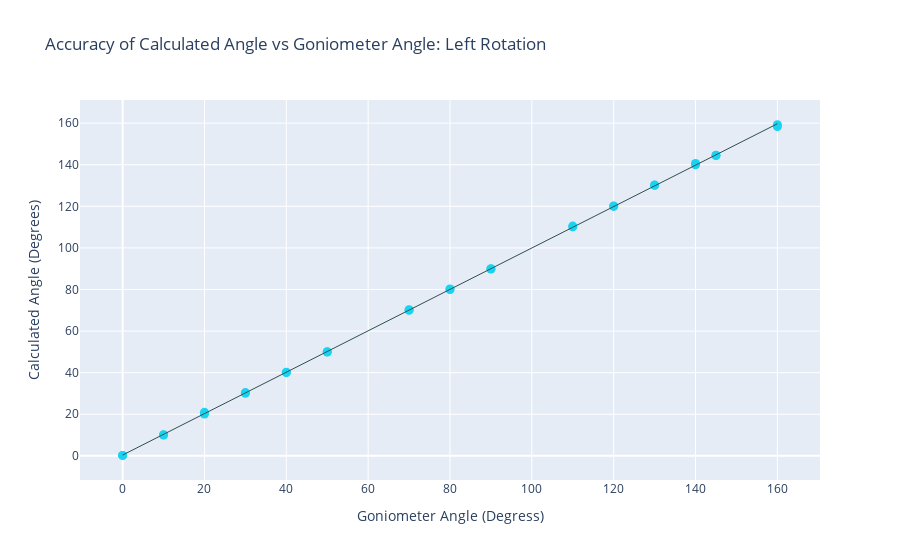

Here is the notebook cell this chart was saved with:
### Code cell
#Plot the results as a scatter plot with the line of best fit
fig = px.scatter(left_df, x="Goniometer", y="Calculated", trendline="ols", title="Accuracy of Calculated Angle vs Goniometer Angle: Left Rotation",
                labels={"Goniometer": "Goniometer Angle (Degress)", "Calculated": "Calculated Angle (Degrees)"})
fig.update_traces(marker=dict(size=9, color="#19D3F3"),selector=dict(mode='markers'))
fig.update_traces(line=dict(width=1, color="DarkSlateGrey"))
fig.update
fig.show()

### Figure 1 — Plotly figure (JSON) as saved in the notebook; plotly's stock layout.template omitted (floating-point values rounded to 4 significant figures)
{"data": [{"hovertemplate": "Goniometer Angle (Degress)=%{x}<br>Calculated Angle (Degrees)=%{y}<extra></extra>", "legendgroup": "", "line": {"color": "DarkSlateGrey", "width": 1}, "marker": {"color": "#19D3F3", "size": 9, "symbol": "circle"}, "mode": "markers", "name": "", "showlegend": false, "type": "scatter", "x": [0, 0, 10, 10, 20, 20, 30, 30, 40, 40, 50, 50, 70, 70, 80, 80, 90, 90, 110, 110, 120, 120, 130, 130, 140, 140, 145, 145, 160, 160], "xaxis": "x", "y": [0.22, 0.22, 10.04, 10.16, 20.92, 20.14, 30.42, 30.08, 40, 40.24, 49.91, 50.08, 70.02, 70.3, 79.99, 80.21, 89.85, 90, 110.5, 110.1, 120.0, 120.2, 130.1, 130.3, 140.0, 140.6, 144.6, 144.4, 159.3, 158.4], "yaxis": "y"}, {"hovertemplate": "<b>OLS trendline</b><br>Calculated = 0.995839 * Goniometer + 0.369514<br>R<sup>2</sup>=0.999943<br><br>Goniometer Angle (Degress)=%{x}<br>Calculated Angle (Degrees)=%{y} <b>(trend)</b><extra></extra>", "legendgroup": "", "line": {"color": "DarkSlateGrey", "width": 1}, "marker": {"color": "#636efa", "symbol": "circle"}, "mode": "lines", "name": "", "showlegend": false, "type": "scatter", "x": [0, 0, 10, 10, 20, 20, 30, 30, 40, 40, 50, 50, 70, 70, 80, 80, 90, 90, 110, 110, 120, 120, 130, 130, 140, 140, 145, 145, 160, 160], "xaxis": "x", "y": [0.3695, 0.3695, 10.33, 10.33, 20.29, 20.29, 30.24, 30.24, 40.2, 40.2, 50.16, 50.16, 70.08, 70.08, 80.04, 80.04, 90.0, 90.0, 109.9, 109.9, 119.9, 119.9, 129.8, 129.8, 139.8, 139.8, 144.8, 144.8, 159.7, 159.7], "yaxis": "y"}], "layout": {"legend": {"tracegroupgap": 0}, "title": {"text": "Accuracy of Calculated Angle vs Goniometer Angle: Left Rotation"}, "xaxis": {"anchor": "y", "domain": [0, 1], "title": {"text": "Goniometer Angle (Degress)"}}, "yaxis": {"anchor": "x", "domain": [0, 1], "title": {"text": "Calculated Angle (Degrees)"}}}}
